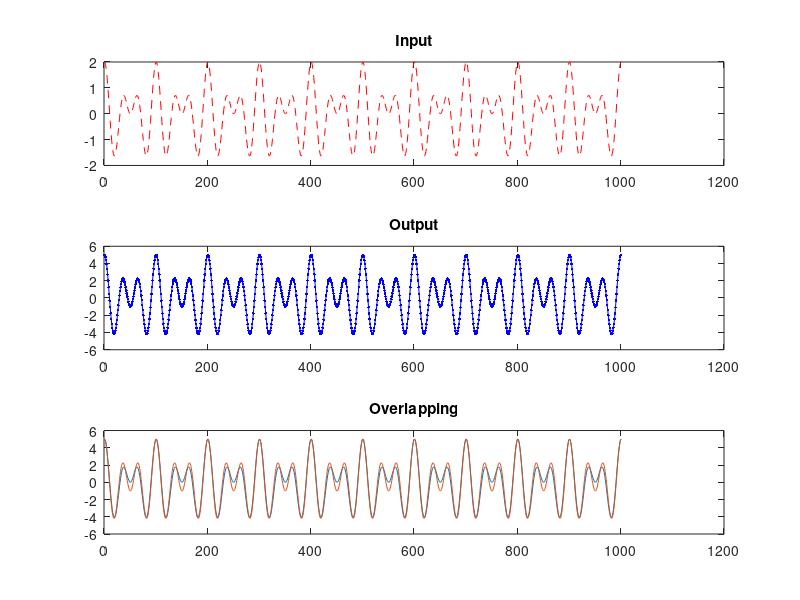

Here is the MATLAB script that generated this plot:


% set time interval
n = 0:1000;

% input
x = cos(2*pi*0.02.*n) + cos(2*pi*0.03.*n);

% output
y = 2 * cos(2*pi*0.02.*n) + 3 * cos(2*pi*0.03.*n);

%% Plot

subplot(3,1,1);
plot(x,'r--')
title('Input')

subplot(3,1,2);
plot(y,'b.-')
title('Output')

subplot(3,1,3);
plot(2.5 * x)
hold on
plot(y)
title('Overlapping')